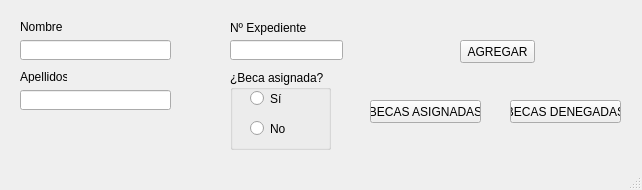
<?xml version="1.0" encoding="UTF-8"?>
<ui version="4.0">
 <class>MainWindow</class>
 <widget class="QMainWindow" name="MainWindow">
  <property name="geometry">
   <rect>
    <x>0</x>
    <y>0</y>
    <width>642</width>
    <height>190</height>
   </rect>
  </property>
  <property name="windowTitle">
   <string>Becas</string>
  </property>
  <widget class="QWidget" name="centralwidget">
   <widget class="QLabel" name="label">
    <property name="geometry">
     <rect>
      <x>20</x>
      <y>20</y>
      <width>47</width>
      <height>13</height>
     </rect>
    </property>
    <property name="text">
     <string>Nombre</string>
    </property>
   </widget>
   <widget class="QLabel" name="label_2">
    <property name="geometry">
     <rect>
      <x>20</x>
      <y>70</y>
      <width>47</width>
      <height>13</height>
     </rect>
    </property>
    <property name="text">
     <string>Apellidos</string>
    </property>
   </widget>
   <widget class="QLabel" name="label_3">
    <property name="geometry">
     <rect>
      <x>230</x>
      <y>20</y>
      <width>81</width>
      <height>16</height>
     </rect>
    </property>
    <property name="text">
     <string>Nº Expediente</string>
    </property>
   </widget>
   <widget class="QGroupBox" name="groupBox">
    <property name="geometry">
     <rect>
      <x>230</x>
      <y>70</y>
      <width>101</width>
      <height>80</height>
     </rect>
    </property>
    <property name="title">
     <string>¿Beca asignada?</string>
    </property>
    <widget class="QRadioButton" name="BecaSi">
     <property name="geometry">
      <rect>
       <x>20</x>
       <y>20</y>
       <width>41</width>
       <height>17</height>
      </rect>
     </property>
     <property name="text">
      <string>Sí</string>
     </property>
    </widget>
    <widget class="QRadioButton" name="BecaNo">
     <property name="geometry">
      <rect>
       <x>20</x>
       <y>50</y>
       <width>51</width>
       <height>17</height>
      </rect>
     </property>
     <property name="text">
      <string>No</string>
     </property>
    </widget>
   </widget>
   <widget class="QLineEdit" name="nombre">
    <property name="geometry">
     <rect>
      <x>20</x>
      <y>40</y>
      <width>151</width>
      <height>20</height>
     </rect>
    </property>
   </widget>
   <widget class="QLineEdit" name="apellidos">
    <property name="geometry">
     <rect>
      <x>20</x>
      <y>90</y>
      <width>151</width>
      <height>20</height>
     </rect>
    </property>
   </widget>
   <widget class="QLineEdit" name="expediente">
    <property name="geometry">
     <rect>
      <x>230</x>
      <y>40</y>
      <width>113</width>
      <height>20</height>
     </rect>
    </property>
   </widget>
   <widget class="QPushButton" name="agregar">
    <property name="geometry">
     <rect>
      <x>460</x>
      <y>40</y>
      <width>75</width>
      <height>23</height>
     </rect>
    </property>
    <property name="text">
     <string>AGREGAR</string>
    </property>
   </widget>
   <widget class="QPushButton" name="asignadas">
    <property name="geometry">
     <rect>
      <x>370</x>
      <y>100</y>
      <width>111</width>
      <height>23</height>
     </rect>
    </property>
    <property name="text">
     <string>BECAS ASIGNADAS</string>
    </property>
   </widget>
   <widget class="QPushButton" name="denegadas">
    <property name="geometry">
     <rect>
      <x>510</x>
      <y>100</y>
      <width>111</width>
      <height>23</height>
     </rect>
    </property>
    <property name="text">
     <string>BECAS DENEGADAS</string>
    </property>
   </widget>
  </widget>
  <widget class="QMenuBar" name="menubar">
   <property name="geometry">
    <rect>
     <x>0</x>
     <y>0</y>
     <width>642</width>
     <height>21</height>
    </rect>
   </property>
  </widget>
  <widget class="QStatusBar" name="statusbar"/>
 </widget>
 <resources/>
 <connections/>
</ui>
